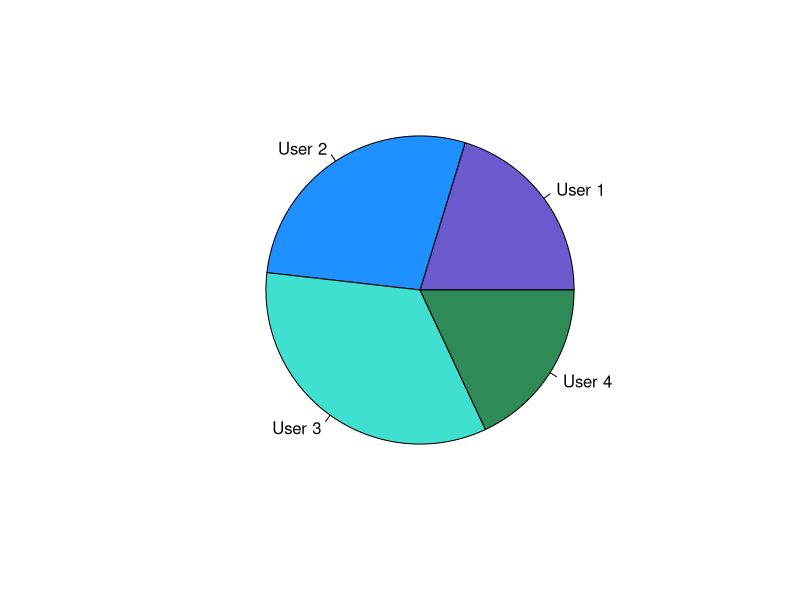
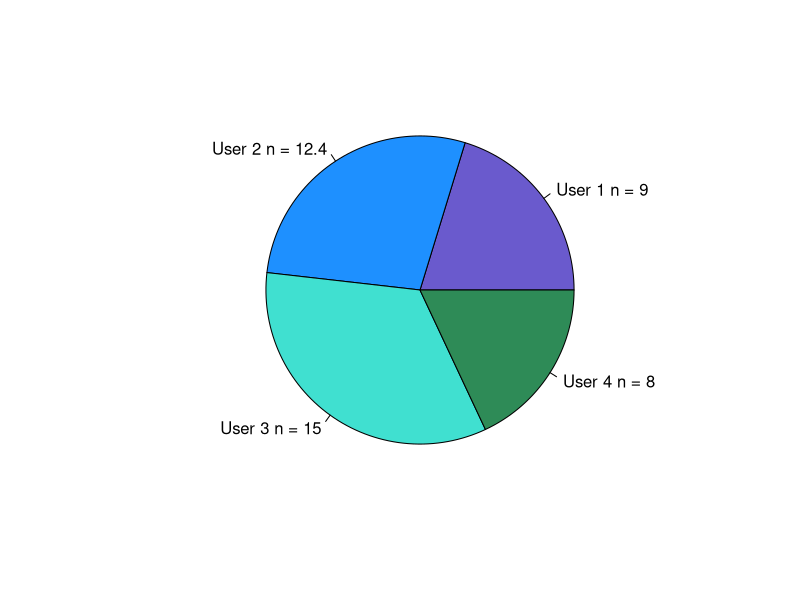
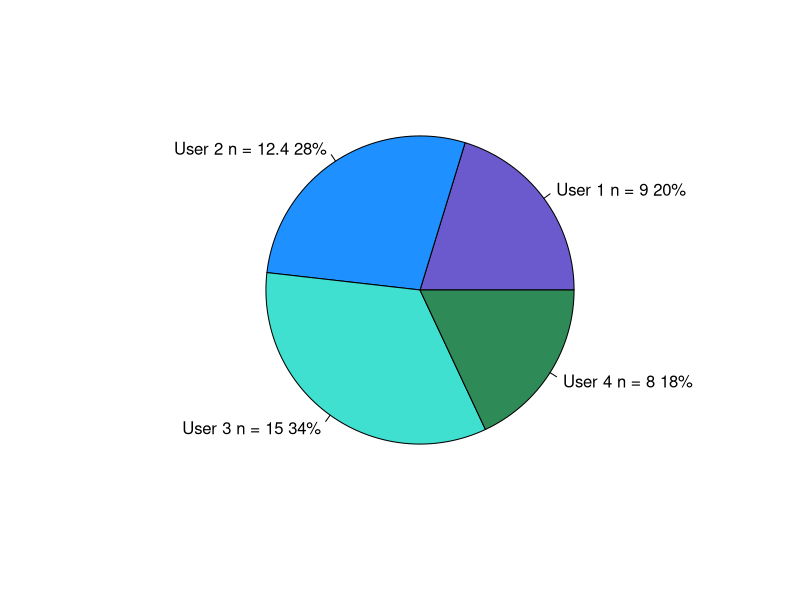

Recreate these plots in R, in order.
## ---- chunk 1
amount <- c(9, 12.4, 15, 8)
group <- c("User 1", "User 2", "User 3", "User 4")
pie_col <- c('slateblue', 'dodgerblue1', 'turquoise','seagreen')
## ---- chunk 2
pie(amount,
    group, 
    col = pie_col)
## ---- chunk 3
group <- paste(group, 'n =', amount)

pie(amount,
    group, 
    col = pie_col)
## ---- chunk 4
percent <- round(amount/sum(amount)*100)
group <- paste(group, percent)
group <- paste(group, '%', sep = '')


pie(amount,
    group, 
    clockwise = F,
    col = pie_col)
